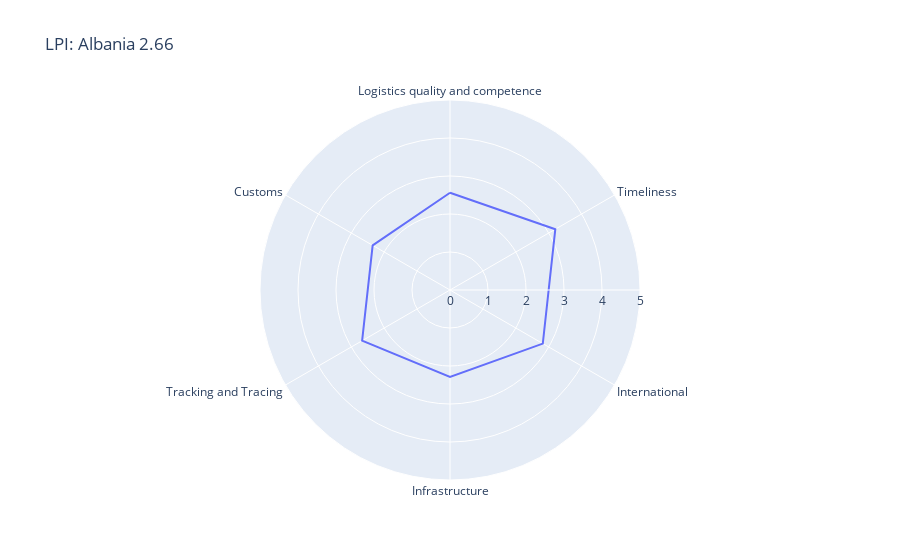

The notebook cell this image was saved under:
### Code cell
lpi_radar('Albania')

### Figure 1 — Plotly figure (JSON) as saved in the notebook; plotly's stock layout.template omitted (floating-point values rounded to 4 significant figures)
{"data": [{"hovertemplate": "value=%{r}<br>indicator=%{theta}<extra></extra>", "legendgroup": "", "line": {"color": "#636efa", "dash": "solid"}, "marker": {"symbol": "circle"}, "mode": "lines", "name": "", "r": [2.56, 3.2, 2.82, 2.29, 2.67, 2.35, 2.56], "showlegend": false, "subplot": "polar", "theta": ["Logistics quality and competence", "Timeliness", "International", "Infrastructure", "Tracking and Tracing", "Customs", "Logistics quality and competence"], "type": "scatterpolar"}], "layout": {"legend": {"tracegroupgap": 0}, "polar": {"angularaxis": {"direction": "clockwise", "rotation": 90}, "domain": {"x": [0, 1], "y": [0, 1]}, "radialaxis": {"range": [0, 5]}}, "title": {"text": "LPI: Albania 2.66"}}}
